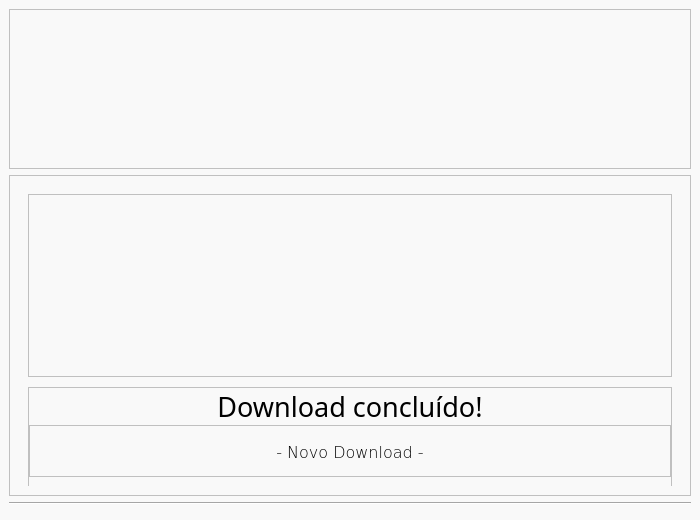
<?xml version="1.0" encoding="UTF-8"?>
<ui version="4.0">
 <class>MainWindow</class>
 <widget class="QMainWindow" name="MainWindow">
  <property name="geometry">
   <rect>
    <x>0</x>
    <y>0</y>
    <width>700</width>
    <height>520</height>
   </rect>
  </property>
  <property name="minimumSize">
   <size>
    <width>700</width>
    <height>520</height>
   </size>
  </property>
  <property name="maximumSize">
   <size>
    <width>700</width>
    <height>520</height>
   </size>
  </property>
  <property name="windowTitle">
   <string> Youtube Downloads </string>
  </property>
  <property name="windowIcon">
   <iconset>
    <normaloff>icons/arrow_sign_down_downwards_download_icon_124687.png</normaloff>icons/arrow_sign_down_downwards_download_icon_124687.png</iconset>
  </property>
  <property name="styleSheet">
   <string notr="true">background-color: rgb(249, 249, 249);</string>
  </property>
  <property name="windowFilePath">
   <string/>
  </property>
  <widget class="QWidget" name="centralwidget">
   <layout class="QVBoxLayout" name="verticalLayout">
    <item>
     <widget class="QFrame" name="frame_2">
      <property name="minimumSize">
       <size>
        <width>0</width>
        <height>160</height>
       </size>
      </property>
      <property name="maximumSize">
       <size>
        <width>16777215</width>
        <height>160</height>
       </size>
      </property>
      <property name="frameShape">
       <enum>QFrame::StyledPanel</enum>
      </property>
      <property name="frameShadow">
       <enum>QFrame::Raised</enum>
      </property>
      <layout class="QHBoxLayout" name="horizontalLayout_4">
       <item>
        <widget class="QLabel" name="label_4">
         <property name="maximumSize">
          <size>
           <width>150</width>
           <height>16777215</height>
          </size>
         </property>
         <property name="text">
          <string/>
         </property>
         <property name="pixmap">
          <pixmap>icons/Teal_and_Orange_Boxes_Art___Design_Logo__6_-removebg-preview.png</pixmap>
         </property>
         <property name="scaledContents">
          <bool>true</bool>
         </property>
        </widget>
       </item>
      </layout>
     </widget>
    </item>
    <item>
     <widget class="QFrame" name="frame_4">
      <property name="frameShape">
       <enum>QFrame::StyledPanel</enum>
      </property>
      <property name="frameShadow">
       <enum>QFrame::Raised</enum>
      </property>
      <layout class="QHBoxLayout" name="horizontalLayout">
       <item>
        <widget class="QStackedWidget" name="stackedWidget">
         <property name="currentIndex">
          <number>3</number>
         </property>
         <widget class="QWidget" name="page">
          <layout class="QVBoxLayout" name="verticalLayout_2">
           <property name="spacing">
            <number>0</number>
           </property>
           <item>
            <widget class="QFrame" name="frame_5">
             <property name="frameShape">
              <enum>QFrame::StyledPanel</enum>
             </property>
             <property name="frameShadow">
              <enum>QFrame::Raised</enum>
             </property>
             <layout class="QHBoxLayout" name="horizontalLayout_3">
              <property name="spacing">
               <number>0</number>
              </property>
              <property name="leftMargin">
               <number>0</number>
              </property>
              <property name="topMargin">
               <number>0</number>
              </property>
              <property name="rightMargin">
               <number>0</number>
              </property>
              <property name="bottomMargin">
               <number>0</number>
              </property>
              <item>
               <widget class="QLabel" name="label_2">
                <property name="maximumSize">
                 <size>
                  <width>70</width>
                  <height>70</height>
                 </size>
                </property>
                <property name="text">
                 <string/>
                </property>
                <property name="pixmap">
                 <pixmap>icons/Process-warning_icon-icons.com_52368.png</pixmap>
                </property>
                <property name="scaledContents">
                 <bool>true</bool>
                </property>
                <property name="indent">
                 <number>0</number>
                </property>
               </widget>
              </item>
             </layout>
            </widget>
           </item>
           <item>
            <widget class="QFrame" name="frame_6">
             <property name="frameShape">
              <enum>QFrame::StyledPanel</enum>
             </property>
             <property name="frameShadow">
              <enum>QFrame::Raised</enum>
             </property>
             <layout class="QVBoxLayout" name="verticalLayout_3">
              <property name="spacing">
               <number>0</number>
              </property>
              <property name="leftMargin">
               <number>0</number>
              </property>
              <property name="topMargin">
               <number>8</number>
              </property>
              <property name="rightMargin">
               <number>0</number>
              </property>
              <property name="bottomMargin">
               <number>23</number>
              </property>
              <item>
               <widget class="QLabel" name="label">
                <property name="font">
                 <font>
                  <family>Bahnschrift</family>
                  <pointsize>14</pointsize>
                  <weight>50</weight>
                  <bold>false</bold>
                 </font>
                </property>
                <property name="text">
                 <string>Atenção, os direitos autorais devem ser respeitados!</string>
                </property>
                <property name="alignment">
                 <set>Qt::AlignCenter</set>
                </property>
               </widget>
              </item>
              <item>
               <widget class="QLabel" name="label_3">
                <property name="font">
                 <font>
                  <family>Bahnschrift</family>
                  <pointsize>14</pointsize>
                  <weight>50</weight>
                  <bold>false</bold>
                 </font>
                </property>
                <property name="text">
                 <string>O uso, distribuição e comercialização é de total responsabilidade do usuário.</string>
                </property>
                <property name="alignment">
                 <set>Qt::AlignCenter</set>
                </property>
               </widget>
              </item>
             </layout>
            </widget>
           </item>
           <item>
            <widget class="QFrame" name="frame_7">
             <property name="minimumSize">
              <size>
               <width>0</width>
               <height>60</height>
              </size>
             </property>
             <property name="maximumSize">
              <size>
               <width>16777215</width>
               <height>44</height>
              </size>
             </property>
             <property name="frameShape">
              <enum>QFrame::StyledPanel</enum>
             </property>
             <property name="frameShadow">
              <enum>QFrame::Raised</enum>
             </property>
             <layout class="QHBoxLayout" name="horizontalLayout_2">
              <property name="spacing">
               <number>0</number>
              </property>
              <property name="leftMargin">
               <number>0</number>
              </property>
              <property name="topMargin">
               <number>0</number>
              </property>
              <property name="rightMargin">
               <number>0</number>
              </property>
              <property name="bottomMargin">
               <number>0</number>
              </property>
              <item>
               <widget class="QPushButton" name="button_concordo">
                <property name="minimumSize">
                 <size>
                  <width>150</width>
                  <height>40</height>
                 </size>
                </property>
                <property name="maximumSize">
                 <size>
                  <width>150</width>
                  <height>35</height>
                 </size>
                </property>
                <property name="sizeIncrement">
                 <size>
                  <width>120</width>
                  <height>35</height>
                 </size>
                </property>
                <property name="font">
                 <font>
                  <family>Verdana</family>
                  <pointsize>13</pointsize>
                  <weight>9</weight>
                  <italic>false</italic>
                  <bold>false</bold>
                 </font>
                </property>
                <property name="styleSheet">
                 <string notr="true">QPushButton{
	color: rgb(255, 255, 255);
	border-radius: 8;
	font: 75 13pt &quot;Verdana&quot;;
	background-color: rgb(32, 80, 255);
}

QPushButton:hover{
background-color: rgb(17, 69, 190);
	
}</string>
                </property>
                <property name="text">
                 <string>Concordo</string>
                </property>
               </widget>
              </item>
             </layout>
            </widget>
           </item>
          </layout>
         </widget>
         <widget class="QWidget" name="page_2">
          <layout class="QVBoxLayout" name="verticalLayout_4">
           <property name="spacing">
            <number>0</number>
           </property>
           <item>
            <widget class="QFrame" name="frame_8">
             <property name="minimumSize">
              <size>
               <width>0</width>
               <height>79</height>
              </size>
             </property>
             <property name="maximumSize">
              <size>
               <width>16777215</width>
               <height>60</height>
              </size>
             </property>
             <property name="frameShape">
              <enum>QFrame::StyledPanel</enum>
             </property>
             <property name="frameShadow">
              <enum>QFrame::Raised</enum>
             </property>
             <layout class="QHBoxLayout" name="horizontalLayout_6">
              <item>
               <widget class="QLabel" name="label_5">
                <property name="maximumSize">
                 <size>
                  <width>167</width>
                  <height>45</height>
                 </size>
                </property>
                <property name="text">
                 <string/>
                </property>
                <property name="textFormat">
                 <enum>Qt::AutoText</enum>
                </property>
                <property name="pixmap">
                 <pixmap>icons/youtube_logo_icon_167938-removebg-preview.png</pixmap>
                </property>
                <property name="scaledContents">
                 <bool>true</bool>
                </property>
               </widget>
              </item>
             </layout>
            </widget>
           </item>
           <item>
            <widget class="QFrame" name="frame_9">
             <property name="minimumSize">
              <size>
               <width>0</width>
               <height>30</height>
              </size>
             </property>
             <property name="frameShape">
              <enum>QFrame::StyledPanel</enum>
             </property>
             <property name="frameShadow">
              <enum>QFrame::Raised</enum>
             </property>
             <layout class="QGridLayout" name="gridLayout">
              <property name="leftMargin">
               <number>9</number>
              </property>
              <property name="topMargin">
               <number>0</number>
              </property>
              <property name="rightMargin">
               <number>9</number>
              </property>
              <property name="bottomMargin">
               <number>0</number>
              </property>
              <item row="0" column="1">
               <widget class="QLineEdit" name="url">
                <property name="minimumSize">
                 <size>
                  <width>0</width>
                  <height>35</height>
                 </size>
                </property>
                <property name="maximumSize">
                 <size>
                  <width>16777215</width>
                  <height>21</height>
                 </size>
                </property>
                <property name="styleSheet">
                 <string notr="true">font: 11pt &quot;Verdana&quot;; padding-left: 5px;</string>
                </property>
                <property name="alignment">
                 <set>Qt::AlignLeading|Qt::AlignLeft|Qt::AlignVCenter</set>
                </property>
                <property name="placeholderText">
                 <string>Digite o URL do vídeo de deseja baixar</string>
                </property>
                <property name="clearButtonEnabled">
                 <bool>true</bool>
                </property>
               </widget>
              </item>
              <item row="0" column="0">
               <widget class="QFrame" name="frame">
                <property name="minimumSize">
                 <size>
                  <width>49</width>
                  <height>0</height>
                 </size>
                </property>
                <property name="frameShape">
                 <enum>QFrame::StyledPanel</enum>
                </property>
                <property name="frameShadow">
                 <enum>QFrame::Raised</enum>
                </property>
                <layout class="QHBoxLayout" name="horizontalLayout_5">
                 <property name="topMargin">
                  <number>14</number>
                 </property>
                 <property name="rightMargin">
                  <number>0</number>
                 </property>
                 <item>
                  <widget class="QLabel" name="label_6">
                   <property name="minimumSize">
                    <size>
                     <width>0</width>
                     <height>35</height>
                    </size>
                   </property>
                   <property name="maximumSize">
                    <size>
                     <width>16777215</width>
                     <height>35</height>
                    </size>
                   </property>
                   <property name="font">
                    <font>
                     <family>Bahnschrift SemiBold</family>
                     <pointsize>14</pointsize>
                     <weight>75</weight>
                     <bold>true</bold>
                    </font>
                   </property>
                   <property name="text">
                    <string>URL: </string>
                   </property>
                  </widget>
                 </item>
                </layout>
               </widget>
              </item>
             </layout>
            </widget>
           </item>
           <item>
            <widget class="QFrame" name="frame_11">
             <property name="minimumSize">
              <size>
               <width>0</width>
               <height>30</height>
              </size>
             </property>
             <property name="frameShape">
              <enum>QFrame::StyledPanel</enum>
             </property>
             <property name="frameShadow">
              <enum>QFrame::Raised</enum>
             </property>
             <layout class="QHBoxLayout" name="horizontalLayout_8">
              <item>
               <widget class="QFrame" name="frame_16">
                <property name="minimumSize">
                 <size>
                  <width>101</width>
                  <height>0</height>
                 </size>
                </property>
                <property name="frameShape">
                 <enum>QFrame::StyledPanel</enum>
                </property>
                <property name="frameShadow">
                 <enum>QFrame::Raised</enum>
                </property>
                <layout class="QHBoxLayout" name="horizontalLayout_12">
                 <property name="topMargin">
                  <number>2</number>
                 </property>
                 <property name="rightMargin">
                  <number>0</number>
                 </property>
                 <property name="bottomMargin">
                  <number>0</number>
                 </property>
                 <item>
                  <widget class="QLabel" name="label_7">
                   <property name="minimumSize">
                    <size>
                     <width>89</width>
                     <height>29</height>
                    </size>
                   </property>
                   <property name="maximumSize">
                    <size>
                     <width>72</width>
                     <height>16777215</height>
                    </size>
                   </property>
                   <property name="font">
                    <font>
                     <family>Bahnschrift SemiBold</family>
                     <pointsize>14</pointsize>
                     <weight>75</weight>
                     <bold>true</bold>
                    </font>
                   </property>
                   <property name="text">
                    <string>FORMATO: </string>
                   </property>
                  </widget>
                 </item>
                </layout>
               </widget>
              </item>
              <item>
               <widget class="QComboBox" name="formato">
                <property name="minimumSize">
                 <size>
                  <width>160</width>
                  <height>35</height>
                 </size>
                </property>
                <property name="maximumSize">
                 <size>
                  <width>160</width>
                  <height>25</height>
                 </size>
                </property>
                <property name="styleSheet">
                 <string notr="true">font: 14pt &quot;Bahnschrift&quot;;
border: 1px solid rgb(118, 118, 118);
</string>
                </property>
                <property name="editable">
                 <bool>false</bool>
                </property>
                <property name="frame">
                 <bool>true</bool>
                </property>
                <item>
                 <property name="text">
                  <string> MP3 (Áudio)</string>
                 </property>
                </item>
                <item>
                 <property name="text">
                  <string> MP4 (Vídeo)</string>
                 </property>
                </item>
               </widget>
              </item>
              <item>
               <spacer name="horizontalSpacer">
                <property name="orientation">
                 <enum>Qt::Horizontal</enum>
                </property>
                <property name="sizeHint" stdset="0">
                 <size>
                  <width>40</width>
                  <height>20</height>
                 </size>
                </property>
               </spacer>
              </item>
             </layout>
            </widget>
           </item>
           <item>
            <widget class="QFrame" name="frame_10">
             <property name="minimumSize">
              <size>
               <width>0</width>
               <height>72</height>
              </size>
             </property>
             <property name="maximumSize">
              <size>
               <width>16777215</width>
               <height>49</height>
              </size>
             </property>
             <property name="frameShape">
              <enum>QFrame::StyledPanel</enum>
             </property>
             <property name="frameShadow">
              <enum>QFrame::Raised</enum>
             </property>
             <layout class="QHBoxLayout" name="horizontalLayout_7">
              <property name="spacing">
               <number>0</number>
              </property>
              <property name="leftMargin">
               <number>0</number>
              </property>
              <property name="rightMargin">
               <number>0</number>
              </property>
              <property name="bottomMargin">
               <number>4</number>
              </property>
              <item>
               <widget class="QPushButton" name="button_download">
                <property name="minimumSize">
                 <size>
                  <width>150</width>
                  <height>35</height>
                 </size>
                </property>
                <property name="maximumSize">
                 <size>
                  <width>150</width>
                  <height>35</height>
                 </size>
                </property>
                <property name="sizeIncrement">
                 <size>
                  <width>120</width>
                  <height>35</height>
                 </size>
                </property>
                <property name="font">
                 <font>
                  <family>Verdana</family>
                  <pointsize>12</pointsize>
                  <weight>9</weight>
                  <italic>false</italic>
                  <bold>false</bold>
                 </font>
                </property>
                <property name="styleSheet">
                 <string notr="true">QPushButton{
	color: rgb(255, 255, 255);
	border-radius: 8;
	font: 75 12pt &quot;Verdana&quot;;
	;
	background-color: rgb(255, 42, 42);
}

QPushButton:hover{
	background-color: rgb(255, 22, 22);
	
}</string>
                </property>
                <property name="text">
                 <string>DOWNLOAD</string>
                </property>
               </widget>
              </item>
             </layout>
            </widget>
           </item>
          </layout>
         </widget>
         <widget class="QWidget" name="page_4">
          <layout class="QVBoxLayout" name="verticalLayout_7">
           <item>
            <widget class="QFrame" name="frame_15">
             <property name="frameShape">
              <enum>QFrame::StyledPanel</enum>
             </property>
             <property name="frameShadow">
              <enum>QFrame::Raised</enum>
             </property>
             <layout class="QHBoxLayout" name="horizontalLayout_11">
              <item>
               <widget class="QLabel" name="label_10">
                <property name="font">
                 <font>
                  <family>Bahnschrift SemiBold</family>
                  <pointsize>22</pointsize>
                  <weight>75</weight>
                  <bold>true</bold>
                 </font>
                </property>
                <property name="text">
                 <string>DOWNLOADING...</string>
                </property>
                <property name="alignment">
                 <set>Qt::AlignCenter</set>
                </property>
               </widget>
              </item>
             </layout>
            </widget>
           </item>
          </layout>
         </widget>
         <widget class="QWidget" name="page_3">
          <layout class="QVBoxLayout" name="verticalLayout_5">
           <property name="spacing">
            <number>0</number>
           </property>
           <item>
            <widget class="QFrame" name="frame_12">
             <property name="frameShape">
              <enum>QFrame::StyledPanel</enum>
             </property>
             <property name="frameShadow">
              <enum>QFrame::Raised</enum>
             </property>
             <layout class="QHBoxLayout" name="horizontalLayout_9">
              <property name="spacing">
               <number>0</number>
              </property>
              <property name="leftMargin">
               <number>0</number>
              </property>
              <property name="topMargin">
               <number>0</number>
              </property>
              <property name="rightMargin">
               <number>0</number>
              </property>
              <property name="bottomMargin">
               <number>0</number>
              </property>
              <item>
               <widget class="QLabel" name="label_8">
                <property name="minimumSize">
                 <size>
                  <width>50</width>
                  <height>50</height>
                 </size>
                </property>
                <property name="maximumSize">
                 <size>
                  <width>120</width>
                  <height>120</height>
                 </size>
                </property>
                <property name="text">
                 <string/>
                </property>
                <property name="pixmap">
                 <pixmap>icons/firework_diwali_fireworks_celebration_festival_icon_197230.png</pixmap>
                </property>
                <property name="scaledContents">
                 <bool>true</bool>
                </property>
                <property name="alignment">
                 <set>Qt::AlignBottom|Qt::AlignLeading|Qt::AlignLeft</set>
                </property>
               </widget>
              </item>
             </layout>
            </widget>
           </item>
           <item>
            <widget class="QFrame" name="frame_13">
             <property name="minimumSize">
              <size>
               <width>0</width>
               <height>100</height>
              </size>
             </property>
             <property name="maximumSize">
              <size>
               <width>16777215</width>
               <height>80</height>
              </size>
             </property>
             <property name="frameShape">
              <enum>QFrame::StyledPanel</enum>
             </property>
             <property name="frameShadow">
              <enum>QFrame::Raised</enum>
             </property>
             <layout class="QVBoxLayout" name="verticalLayout_6">
              <property name="spacing">
               <number>0</number>
              </property>
              <property name="leftMargin">
               <number>0</number>
              </property>
              <property name="topMargin">
               <number>0</number>
              </property>
              <property name="rightMargin">
               <number>0</number>
              </property>
              <item>
               <widget class="QLabel" name="label_9">
                <property name="font">
                 <font>
                  <family>Bahnschrift</family>
                  <pointsize>20</pointsize>
                  <weight>50</weight>
                  <bold>false</bold>
                 </font>
                </property>
                <property name="text">
                 <string>Download concluído!</string>
                </property>
                <property name="alignment">
                 <set>Qt::AlignCenter</set>
                </property>
               </widget>
              </item>
              <item>
               <widget class="QFrame" name="frame_14">
                <property name="frameShape">
                 <enum>QFrame::StyledPanel</enum>
                </property>
                <property name="frameShadow">
                 <enum>QFrame::Raised</enum>
                </property>
                <layout class="QHBoxLayout" name="horizontalLayout_10">
                 <item>
                  <widget class="QPushButton" name="button_novo">
                   <property name="minimumSize">
                    <size>
                     <width>150</width>
                     <height>35</height>
                    </size>
                   </property>
                   <property name="maximumSize">
                    <size>
                     <width>150</width>
                     <height>35</height>
                    </size>
                   </property>
                   <property name="sizeIncrement">
                    <size>
                     <width>120</width>
                     <height>35</height>
                    </size>
                   </property>
                   <property name="font">
                    <font>
                     <family>Verdana</family>
                     <pointsize>12</pointsize>
                     <weight>9</weight>
                     <italic>false</italic>
                     <bold>false</bold>
                    </font>
                   </property>
                   <property name="styleSheet">
                    <string notr="true">QPushButton{
	border-radius: 8;
	font: 75 12pt &quot;Verdana&quot;;
	background-color: rgb(249, 249, 249);
}

QPushButton:hover{
	
	color:  rgb(32, 80, 255);
	
}</string>
                   </property>
                   <property name="text">
                    <string>- Novo Download -</string>
                   </property>
                  </widget>
                 </item>
                </layout>
               </widget>
              </item>
             </layout>
            </widget>
           </item>
          </layout>
         </widget>
        </widget>
       </item>
      </layout>
     </widget>
    </item>
    <item>
     <widget class="Line" name="line_2">
      <property name="orientation">
       <enum>Qt::Horizontal</enum>
      </property>
     </widget>
    </item>
    <item>
     <widget class="QFrame" name="frame_3">
      <property name="maximumSize">
       <size>
        <width>16777215</width>
        <height>15</height>
       </size>
      </property>
      <property name="frameShape">
       <enum>QFrame::StyledPanel</enum>
      </property>
      <property name="frameShadow">
       <enum>QFrame::Raised</enum>
      </property>
     </widget>
    </item>
   </layout>
  </widget>
 </widget>
 <resources/>
 <connections/>
</ui>
